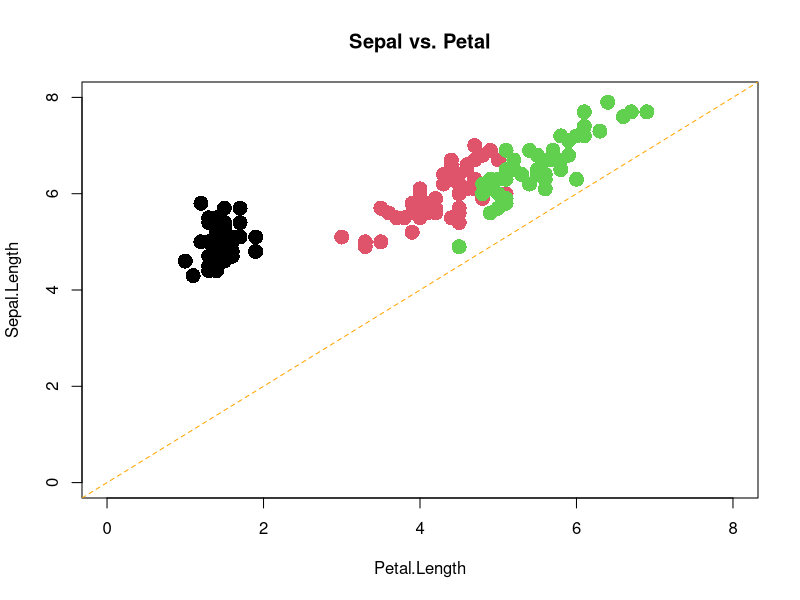
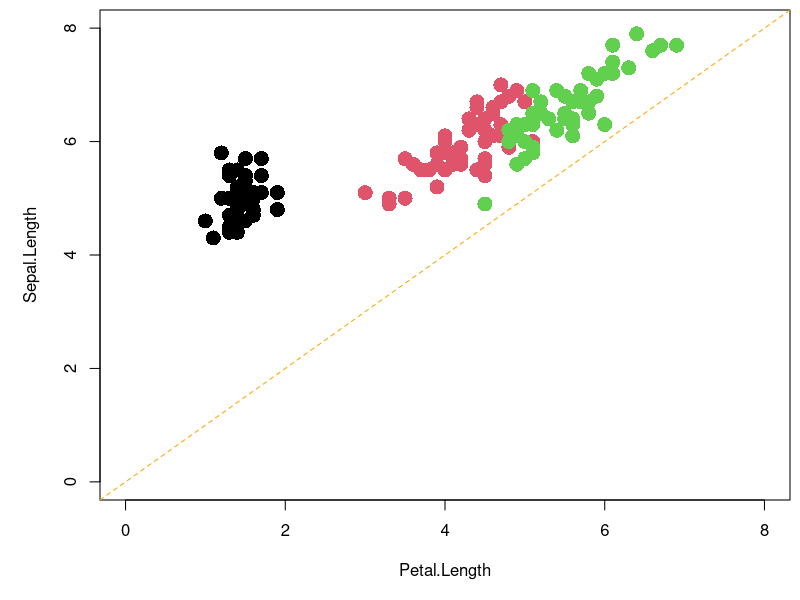
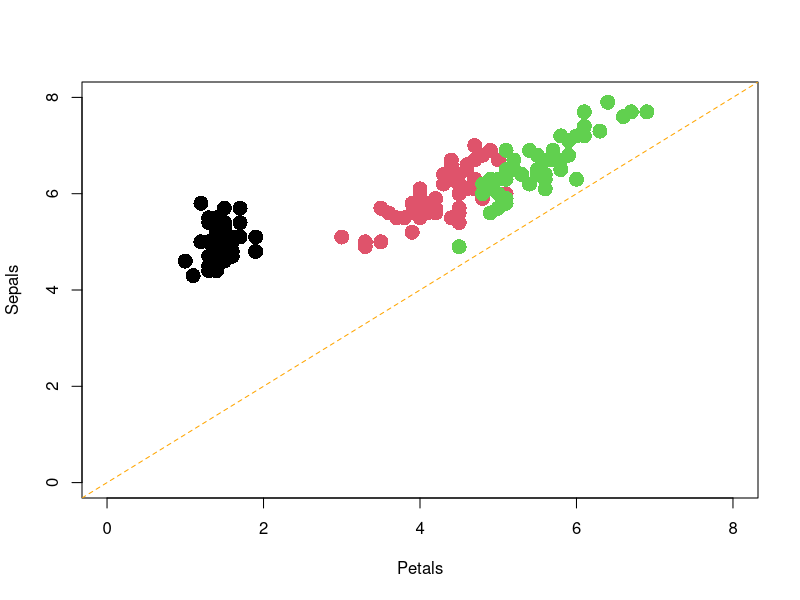

Recreate these plots in R, in order. (Note: this script raises an error after producing the figures.)
# Recap ----
data(iris)

with(iris, {
  plot(Petal.Length, Sepal.Length,
       main = "Sepal vs. Petal",
       col = Species, pch = 16,
       cex = 2, xlim = c(0, 8),
       ylim = c(0, 8))
  abline(a = 0, b = 1, lty = 2,
         col = "orange")
})

par(mar = c(5, 5, 0.5, 0.5))

with(iris, {
  plot(Petal.Length, Sepal.Length,
       col = Species, pch = 16,
       cex = 2, xlim = c(0, 8),
       ylim = c(0, 8))
  abline(a = 0, b = 1, lty = 2,
         col = "orange")
})

dev.copy(png, width = 700,
         height = 700, res = 300,
         file = "plot_small.png")
dev.off()

with(iris, {
  plot(Petal.Length, Sepal.Length,
       col = Species, pch = 16,
       cex = 2, xlim = c(0, 8),
       ylim = c(0, 8),
       xlab = "Petals", ylab = "Sepals")
  abline(a = 0, b = 1, lty = 2,
         col = "orange")
})

dev.copy(png, width = 1200,
         height = 1200, res = 150,
         file = "plot_big.png")
dev.off()

dev.off()

# Faktoren ----

meinFaktor <- sample(
  c("klein", "mittel", "groß"),
          size = 100, replace = TRUE)
summary(meinFaktor)

meinFaktor <- as.factor(meinFaktor)
summary(meinFaktor)

meinFaktor <- factor(meinFaktor,
                     levels = c("klein", "mittel", "groß"))
summary(meinFaktor)

neuerFaktor <- c(meinFaktor, "supergroß")
summary(as.factor(neuerFaktor))
summary(neuerFaktor)

levels(meinFaktor) <-
  c(levels(meinFaktor), "supergroß")
levels(meinFaktor)
summary(meinFaktor)

meinFaktor <- sample(x = 1:3,
                     size = 100,
                     replace = TRUE)
summary(meinFaktor)
summary(as.factor(meinFaktor))
unique(meinFaktor)

meinFaktor <- factor(meinFaktor,
  levels = 1:3,
  labels = c("leicht", "mittel", "schwer"))
summary(meinFaktor)

data("iris")

boxplot(Sepal.Length ~ Species,
        data = iris)

iris$Species <- factor(iris$Species,
  levels =
    rev(levels(iris$Species)))

boxplot(Sepal.Length ~ Species,
        data = iris)


rev(levels(iris$Species))

levels(iris$Species) <-
  rev(levels(iris$Species))

boxplot(Sepal.Length ~ Species,
        data = iris)

# ggplots ----
library(ggplot2)
data("iris")

ggplot(data = iris,
       mapping = aes(
         x = Petal.Length,
         y = Sepal.Length)) +
  geom_point()

Plot1 <- ggplot(data = iris,
       mapping = aes(
         x = Petal.Length,
         y = Sepal.Length,
         color = Species)) +
  geom_point()

Plot1

Plot1 +
  facet_wrap(~ Species, ncol = 2)
  
saveRDS(Plot1, "plot1_ggplot.rds")

ggsave(filename = "Plot1_gg.png")
ggsave(filename = "Plot1_gg.jpg")
